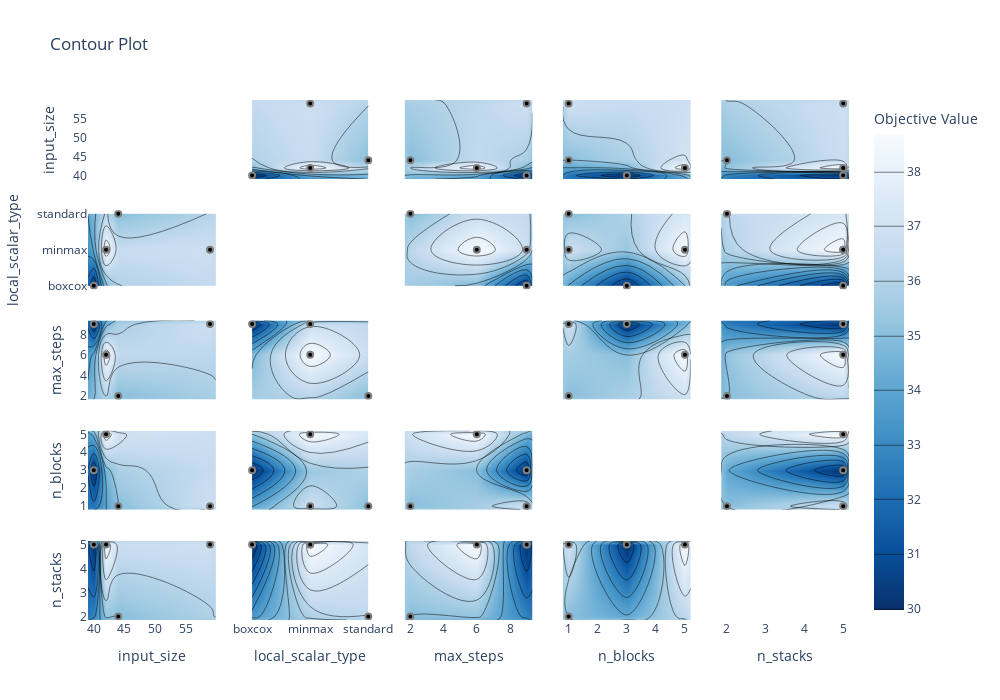

Notebook code for this chart:
### Markdown cell above
#### Plots

### Code cell
# NBEATS_W.sort_values(by=['mape','smape'])
print(f"Best trial: {study_nbeats.best_trial.params}")
fig = optuna.visualization.plot_contour(study_nbeats, params=['input_size','n_stacks','n_blocks','max_steps','local_scalar_type'])
fig.update_layout({'height':700, 'width':1000, 'plot_bgcolor':'white'})
fig.show()

### Figure 1 — Plotly figure (JSON) as saved in the notebook; plotly's stock layout.template omitted (floating-point values rounded to 4 significant figures)
{"data": [{"type": "scatter", "xaxis": "x", "yaxis": "y"}, {"colorbar": {"title": {"text": "Objective Value"}}, "colorscale": [[0, "rgb(247,251,255)"], [0.125, "rgb(222,235,247)"], [0.25, "rgb(198,219,239)"], [0.375, "rgb(158,202,225)"], [0.5, "rgb(107,174,214)"], [0.625, "rgb(66,146,198)"], [0.75, "rgb(33,113,181)"], [0.875, "rgb(8,81,156)"], [1, "rgb(8,48,107)"]], "connectgaps": true, "contours": {"coloring": "heatmap"}, "hoverinfo": "none", "line": {"smoothing": 1.3}, "reversescale": true, "showscale": true, "type": "contour", "x": [39.05, 40, 42, 44, 59, 59.95], "xaxis": "x6", "y": ["boxcox", "minmax", "standard"], "yaxis": "y6", "z": [[null, 29.98, null, null, null, null], [null, null, 38.69, null, 36.85, null], [null, null, null, 34.99, null, null]]}, {"marker": {"color": "black", "line": {"color": "Gray", "width": 2}}, "mode": "markers", "name": "Feasible Trial", "showlegend": false, "type": "scatter", "x": [40, 42, 44, 59], "xaxis": "x6", "y": ["boxcox", "minmax", "standard", "minmax"], "yaxis": "y6"}, {"colorbar": {"title": {"text": "Objective Value"}}, "colorscale": [[0, "rgb(247,251,255)"], [0.125, "rgb(222,235,247)"], [0.25, "rgb(198,219,239)"], [0.375, "rgb(158,202,225)"], [0.5, "rgb(107,174,214)"], [0.625, "rgb(66,146,198)"], [0.75, "rgb(33,113,181)"], [0.875, "rgb(8,81,156)"], [1, "rgb(8,48,107)"]], "connectgaps": true, "contours": {"coloring": "heatmap"}, "hoverinfo": "none", "line": {"smoothing": 1.3}, "reversescale": true, "showscale": false, "type": "contour", "x": [39.05, 40, 42, 44, 59, 59.95], "xaxis": "x11", "y": [1.65, 2, 6, 9, 9.35], "yaxis": "y11", "z": [[null, null, null, null, null, null], [null, null, null, 34.99, null, null], [null, null, 38.69, null, null, null], [null, 29.98, null, null, 36.85, null], [null, null, null, null, null, null]]}, {"marker": {"color": "black", "line": {"color": "Gray", "width": 2}}, "mode": "markers", "name": "Feasible Trial", "showlegend": false, "type": "scatter", "x": [40, 42, 44, 59], "xaxis": "x11", "y": [9, 6, 2, 9], "yaxis": "y11"}, {"colorbar": {"title": {"text": "Objective Value"}}, "colorscale": [[0, "rgb(247,251,255)"], [0.125, "rgb(222,235,247)"], [0.25, "rgb(198,219,239)"], [0.375, "rgb(158,202,225)"], [0.5, "rgb(107,174,214)"], [0.625, "rgb(66,146,198)"], [0.75, "rgb(33,113,181)"], [0.875, "rgb(8,81,156)"], [1, "rgb(8,48,107)"]], "connectgaps": true, "contours": {"coloring": "heatmap"}, "hoverinfo": "none", "line": {"smoothing": 1.3}, "reversescale": true, "showscale": false, "type": "contour", "x": [39.05, 40, 42, 44, 59, 59.95], "xaxis": "x16", "y": [0.8, 1, 3, 5, 5.2], "yaxis": "y16", "z": [[null, null, null, null, null, null], [null, null, null, 34.99, 36.85, null], [null, 29.98, null, null, null, null], [null, null, 38.69, null, null, null], [null, null, null, null, null, null]]}, {"marker": {"color": "black", "line": {"color": "Gray", "width": 2}}, "mode": "markers", "name": "Feasible Trial", "showlegend": false, "type": "scatter", "x": [40, 42, 44, 59], "xaxis": "x16", "y": [3, 5, 1, 1], "yaxis": "y16"}, {"colorbar": {"title": {"text": "Objective Value"}}, "colorscale": [[0, "rgb(247,251,255)"], [0.125, "rgb(222,235,247)"], [0.25, "rgb(198,219,239)"], [0.375, "rgb(158,202,225)"], [0.5, "rgb(107,174,214)"], [0.625, "rgb(66,146,198)"], [0.75, "rgb(33,113,181)"], [0.875, "rgb(8,81,156)"], [1, "rgb(8,48,107)"]], "connectgaps": true, "contours": {"coloring": "heatmap"}, "hoverinfo": "none", "line": {"smoothing": 1.3}, "reversescale": true, "showscale": false, "type": "contour", "x": [39.05, 40, 42, 44, 59, 59.95], "xaxis": "x21", "y": [1.85, 2, 5, 5.15], "yaxis": "y21", "z": [[null, null, null, null, null, null], [null, null, null, 34.99, null, null], [null, 29.98, 38.69, null, 36.85, null], [null, null, null, null, null, null]]}, {"marker": {"color": "black", "line": {"color": "Gray", "width": 2}}, "mode": "markers", "name": "Feasible Trial", "showlegend": false, "type": "scatter", "x": [40, 42, 44, 59], "xaxis": "x21", "y": [5, 5, 2, 5], "yaxis": "y21"}, {"colorbar": {"title": {"text": "Objective Value"}}, "colorscale": [[0, "rgb(247,251,255)"], [0.125, "rgb(222,235,247)"], [0.25, "rgb(198,219,239)"], [0.375, "rgb(158,202,225)"], [0.5, "rgb(107,174,214)"], [0.625, "rgb(66,146,198)"], [0.75, "rgb(33,113,181)"], [0.875, "rgb(8,81,156)"], [1, "rgb(8,48,107)"]], "connectgaps": true, "contours": {"coloring": "heatmap"}, "hoverinfo": "none", "line": {"smoothing": 1.3}, "reversescale": true, "showscale": false, "type": "contour", "x": ["boxcox", "minmax", "standard"], "xaxis": "x2", "y": [39.05, 40, 42, 44, 59, 59.95], "yaxis": "y2", "z": [[null, null, null], [29.98, null, null], [null, 38.69, null], [null, null, 34.99], [null, 36.85, null], [null, null, null]]}, {"marker": {"color": "black", "line": {"color": "Gray", "width": 2}}, "mode": "markers", "name": "Feasible Trial", "showlegend": false, "type": "scatter", "x": ["boxcox", "minmax", "standard", "minmax"], "xaxis": "x2", "y": [40, 42, 44, 59], "yaxis": "y2"}, {"type": "scatter", "xaxis": "x7", "yaxis": "y7"}, {"colorbar": {"title": {"text": "Objective Value"}}, "colorscale": [[0, "rgb(247,251,255)"], [0.125, "rgb(222,235,247)"], [0.25, "rgb(198,219,239)"], [0.375, "rgb(158,202,225)"], [0.5, "rgb(107,174,214)"], [0.625, "rgb(66,146,198)"], [0.75, "rgb(33,113,181)"], [0.875, "rgb(8,81,156)"], [1, "rgb(8,48,107)"]], "connectgaps": true, "contours": {"coloring": "heatmap"}, "hoverinfo": "none", "line": {"smoothing": 1.3}, "reversescale": true, "showscale": false, "type": "contour", "x": ["boxcox", "minmax", "standard"], "xaxis": "x12", "y": [1.65, 2, 6, 9, 9.35], "yaxis": "y12", "z": [[null, null, null], [null, null, 34.99], [null, 38.69, null], [29.98, 36.85, null], [null, null, null]]}, {"marker": {"color": "black", "line": {"color": "Gray", "width": 2}}, "mode": "markers", "name": "Feasible Trial", "showlegend": false, "type": "scatter", "x": ["boxcox", "minmax", "standard", "minmax"], "xaxis": "x12", "y": [9, 6, 2, 9], "yaxis": "y12"}, {"colorbar": {"title": {"text": "Objective Value"}}, "colorscale": [[0, "rgb(247,251,255)"], [0.125, "rgb(222,235,247)"], [0.25, "rgb(198,219,239)"], [0.375, "rgb(158,202,225)"], [0.5, "rgb(107,174,214)"], [0.625, "rgb(66,146,198)"], [0.75, "rgb(33,113,181)"], [0.875, "rgb(8,81,156)"], [1, "rgb(8,48,107)"]], "connectgaps": true, "contours": {"coloring": "heatmap"}, "hoverinfo": "none", "line": {"smoothing": 1.3}, "reversescale": true, "showscale": false, "type": "contour", "x": ["boxcox", "minmax", "standard"], "xaxis": "x17", "y": [0.8, 1, 3, 5, 5.2], "yaxis": "y17", "z": [[null, null, null], [null, 36.85, 34.99], [29.98, null, null], [null, 38.69, null], [null, null, null]]}, {"marker": {"color": "black", "line": {"color": "Gray", "width": 2}}, "mode": "markers", "name": "Feasible Trial", "showlegend": false, "type": "scatter", "x": ["boxcox", "minmax", "standard", "minmax"], "xaxis": "x17", "y": [3, 5, 1, 1], "yaxis": "y17"}, {"colorbar": {"title": {"text": "Objective Value"}}, "colorscale": [[0, "rgb(247,251,255)"], [0.125, "rgb(222,235,247)"], [0.25, "rgb(198,219,239)"], [0.375, "rgb(158,202,225)"], [0.5, "rgb(107,174,214)"], [0.625, "rgb(66,146,198)"], [0.75, "rgb(33,113,181)"], [0.875, "rgb(8,81,156)"], [1, "rgb(8,48,107)"]], "connectgaps": true, "contours": {"coloring": "heatmap"}, "hoverinfo": "none", "line": {"smoothing": 1.3}, "reversescale": true, "showscale": false, "type": "contour", "x": ["boxcox", "minmax", "standard"], "xaxis": "x22", "y": [1.85, 2, 5, 5.15], "yaxis": "y22", "z": [[null, null, null], [null, null, 34.99], [29.98, 36.85, null], [null, null, null]]}, {"marker": {"color": "black", "line": {"color": "Gray", "width": 2}}, "mode": "markers", "name": "Feasible Trial", "showlegend": false, "type": "scatter", "x": ["boxcox", "minmax", "standard", "minmax"], "xaxis": "x22", "y": [5, 5, 2, 5], "yaxis": "y22"}, {"colorbar": {"title": {"text": "Objective Value"}}, "colorscale": [[0, "rgb(247,251,255)"], [0.125, "rgb(222,235,247)"], [0.25, "rgb(198,219,239)"], [0.375, "rgb(158,202,225)"], [0.5, "rgb(107,174,214)"], [0.625, "rgb(66,146,198)"], [0.75, "rgb(33,113,181)"], [0.875, "rgb(8,81,156)"], [1, "rgb(8,48,107)"]], "connectgaps": true, "contours": {"coloring": "heatmap"}, "hoverinfo": "none", "line": {"smoothing": 1.3}, "reversescale": true, "showscale": false, "type": "contour", "x": [1.65, 2, 6, 9, 9.35], "xaxis": "x3", "y": [39.05, 40, 42, 44, 59, 59.95], "yaxis": "y3", "z": [[null, null, null, null, null], [null, null, null, 29.98, null], [null, null, 38.69, null, null], [null, 34.99, null, null, null], [null, null, null, 36.85, null], [null, null, null, null, null]]}, {"marker": {"color": "black", "line": {"color": "Gray", "width": 2}}, "mode": "markers", "name": "Feasible Trial", "showlegend": false, "type": "scatter", "x": [9, 6, 2, 9], "xaxis": "x3", "y": [40, 42, 44, 59], "yaxis": "y3"}, {"colorbar": {"title": {"text": "Objective Value"}}, "colorscale": [[0, "rgb(247,251,255)"], [0.125, "rgb(222,235,247)"], [0.25, "rgb(198,219,239)"], [0.375, "rgb(158,202,225)"], [0.5, "rgb(107,174,214)"], [0.625, "rgb(66,146,198)"], [0.75, "rgb(33,113,181)"], [0.875, "rgb(8,81,156)"], [1, "rgb(8,48,107)"]], "connectgaps": true, "contours": {"coloring": "heatmap"}, "hoverinfo": "none", "line": {"smoothing": 1.3}, "reversescale": true, "showscale": false, "type": "contour", "x": [1.65, 2, 6, 9, 9.35], "xaxis": "x8", "y": ["boxcox", "minmax", "standard"], "yaxis": "y8", "z": [[null, null, null, 29.98, null], [null, null, 38.69, 36.85, null], [null, 34.99, null, null, null]]}, {"marker": {"color": "black", "line": {"color": "Gray", "width": 2}}, "mode": "markers", "name": "Feasible Trial", "showlegend": false, "type": "scatter", "x": [9, 6, 2, 9], "xaxis": "x8", "y": ["boxcox", "minmax", "standard", "minmax"], "yaxis": "y8"}, {"type": "scatter", "xaxis": "x13", "yaxis": "y13"}, {"colorbar": {"title": {"text": "Objective Value"}}, "colorscale": [[0, "rgb(247,251,255)"], [0.125, "rgb(222,235,247)"], [0.25, "rgb(198,219,239)"], [0.375, "rgb(158,202,225)"], [0.5, "rgb(107,174,214)"], [0.625, "rgb(66,146,198)"], [0.75, "rgb(33,113,181)"], [0.875, "rgb(8,81,156)"], [1, "rgb(8,48,107)"]], "connectgaps": true, "contours": {"coloring": "heatmap"}, "hoverinfo": "none", "line": {"smoothing": 1.3}, "reversescale": true, "showscale": false, "type": "contour", "x": [1.65, 2, 6, 9, 9.35], "xaxis": "x18", "y": [0.8, 1, 3, 5, 5.2], "yaxis": "y18", "z": [[null, null, null, null, null], [null, 34.99, null, 36.85, null], [null, null, null, 29.98, null], [null, null, 38.69, null, null], [null, null, null, null, null]]}, {"marker": {"color": "black", "line": {"color": "Gray", "width": 2}}, "mode": "markers", "name": "Feasible Trial", "showlegend": false, "type": "scatter", "x": [9, 6, 2, 9], "xaxis": "x18", "y": [3, 5, 1, 1], "yaxis": "y18"}, {"colorbar": {"title": {"text": "Objective Value"}}, "colorscale": [[0, "rgb(247,251,255)"], [0.125, "rgb(222,235,247)"], [0.25, "rgb(198,219,239)"], [0.375, "rgb(158,202,225)"], [0.5, "rgb(107,174,214)"], [0.625, "rgb(66,146,198)"], [0.75, "rgb(33,113,181)"], [0.875, "rgb(8,81,156)"], [1, "rgb(8,48,107)"]], "connectgaps": true, "contours": {"coloring": "heatmap"}, "hoverinfo": "none", "line": {"smoothing": 1.3}, "reversescale": true, "showscale": false, "type": "contour", "x": [1.65, 2, 6, 9, 9.35], "xaxis": "x23", "y": [1.85, 2, 5, 5.15], "yaxis": "y23", "z": [[null, null, null, null, null], [null, 34.99, null, null, null], [null, null, 38.69, 29.98, null], [null, null, null, null, null]]}, {"marker": {"color": "black", "line": {"color": "Gray", "width": 2}}, "mode": "markers", "name": "Feasible Trial", "showlegend": false, "type": "scatter", "x": [9, 6, 2, 9], "xaxis": "x23", "y": [5, 5, 2, 5], "yaxis": "y23"}, {"colorbar": {"title": {"text": "Objective Value"}}, "colorscale": [[0, "rgb(247,251,255)"], [0.125, "rgb(222,235,247)"], [0.25, "rgb(198,219,239)"], [0.375, "rgb(158,202,225)"], [0.5, "rgb(107,174,214)"], [0.625, "rgb(66,146,198)"], [0.75, "rgb(33,113,181)"], [0.875, "rgb(8,81,156)"], [1, "rgb(8,48,107)"]], "connectgaps": true, "contours": {"coloring": "heatmap"}, "hoverinfo": "none", "line": {"smoothing": 1.3}, "reversescale": true, "showscale": false, "type": "contour", "x": [0.8, 1, 3, 5, 5.2], "xaxis": "x4", "y": [39.05, 40, 42, 44, 59, 59.95], "yaxis": "y4", "z": [[null, null, null, null, null], [null, null, 29.98, null, null], [null, null, null, 38.69, null], [null, 34.99, null, null, null], [null, 36.85, null, null, null], [null, null, null, null, null]]}, {"marker": {"color": "black", "line": {"color": "Gray", "width": 2}}, "mode": "markers", "name": "Feasible Trial", "showlegend": false, "type": "scatter", "x": [3, 5, 1, 1], "xaxis": "x4", "y": [40, 42, 44, 59], "yaxis": "y4"}, {"colorbar": {"title": {"text": "Objective Value"}}, "colorscale": [[0, "rgb(247,251,255)"], [0.125, "rgb(222,235,247)"], [0.25, "rgb(198,219,239)"], [0.375, "rgb(158,202,225)"], [0.5, "rgb(107,174,214)"], [0.625, "rgb(66,146,198)"], [0.75, "rgb(33,113,181)"], [0.875, "rgb(8,81,156)"], [1, "rgb(8,48,107)"]], "connectgaps": true, "contours": {"coloring": "heatmap"}, "hoverinfo": "none", "line": {"smoothing": 1.3}, "reversescale": true, "showscale": false, "type": "contour", "x": [0.8, 1, 3, 5, 5.2], "xaxis": "x9", "y": ["boxcox", "minmax", "standard"], "yaxis": "y9", "z": [[null, null, 29.98, null, null], [null, 36.85, null, 38.69, null], [null, 34.99, null, null, null]]}, {"marker": {"color": "black", "line": {"color": "Gray", "width": 2}}, "mode": "markers", "name": "Feasible Trial", "showlegend": false, "type": "scatter", "x": [3, 5, 1, 1], "xaxis": "x9", "y": ["boxcox", "minmax", "standard", "minmax"], "yaxis": "y9"}, {"colorbar": {"title": {"text": "Objective Value"}}, "colorscale": [[0, "rgb(247,251,255)"], [0.125, "rgb(222,235,247)"], [0.25, "rgb(198,219,239)"], [0.375, "rgb(158,202,225)"], [0.5, "rgb(107,174,214)"], [0.625, "rgb(66,146,198)"], [0.75, "rgb(33,113,181)"], [0.875, "rgb(8,81,156)"], [1, "rgb(8,48,107)"]], "connectgaps": true, "contours": {"coloring": "heatmap"}, "hoverinfo": "none", "line": {"smoothing": 1.3}, "reversescale": true, "showscale": false, "type": "contour", "x": [0.8, 1, 3, 5, 5.2], "xaxis": "x14", "y": [1.65, 2, 6, 9, 9.35], "yaxis": "y14", "z": [[null, null, null, null, null], [null, 34.99, null, null, null], [null, null, null, 38.69, null], [null, 36.85, 29.98, null, null], [null, null, null, null, null]]}, {"marker": {"color": "black", "line": {"color": "Gray", "width": 2}}, "mode": "markers", "name": "Feasible Trial", "showlegend": false, "type": "scatter", "x": [3, 5, 1, 1], "xaxis": "x14", "y": [9, 6, 2, 9], "yaxis": "y14"}, {"type": "scatter", "xaxis": "x19", "yaxis": "y19"}, {"colorbar": {"title": {"text": "Objective Value"}}, "colorscale": [[0, "rgb(247,251,255)"], [0.125, "rgb(222,235,247)"], [0.25, "rgb(198,219,239)"], [0.375, "rgb(158,202,225)"], [0.5, "rgb(107,174,214)"], [0.625, "rgb(66,146,198)"], [0.75, "rgb(33,113,181)"], [0.875, "rgb(8,81,156)"], [1, "rgb(8,48,107)"]], "connectgaps": true, "contours": {"coloring": "heatmap"}, "hoverinfo": "none", "line": {"smoothing": 1.3}, "reversescale": true, "showscale": false, "type": "contour", "x": [0.8, 1, 3, 5, 5.2], "xaxis": "x24", "y": [1.85, 2, 5, 5.15], "yaxis": "y24", "z": [[null, null, null, null, null], [null, 34.99, null, null, null], [null, 36.85, 29.98, 38.69, null], [null, null, null, null, null]]}, {"marker": {"color": "black", "line": {"color": "Gray", "width": 2}}, "mode": "markers", "name": "Feasible Trial", "showlegend": false, "type": "scatter", "x": [3, 5, 1, 1], "xaxis": "x24", "y": [5, 5, 2, 5], "yaxis": "y24"}, {"colorbar": {"title": {"text": "Objective Value"}}, "colorscale": [[0, "rgb(247,251,255)"], [0.125, "rgb(222,235,247)"], [0.25, "rgb(198,219,239)"], [0.375, "rgb(158,202,225)"], [0.5, "rgb(107,174,214)"], [0.625, "rgb(66,146,198)"], [0.75, "rgb(33,113,181)"], [0.875, "rgb(8,81,156)"], [1, "rgb(8,48,107)"]], "connectgaps": true, "contours": {"coloring": "heatmap"}, "hoverinfo": "none", "line": {"smoothing": 1.3}, "reversescale": true, "showscale": false, "type": "contour", "x": [1.85, 2, 5, 5.15], "xaxis": "x5", "y": [39.05, 40, 42, 44, 59, 59.95], "yaxis": "y5", "z": [[null, null, null, null], [null, null, 29.98, null], [null, null, 38.69, null], [null, 34.99, null, null], [null, null, 36.85, null], [null, null, null, null]]}, {"marker": {"color": "black", "line": {"color": "Gray", "width": 2}}, "mode": "markers", "name": "Feasible Trial", "showlegend": false, "type": "scatter", "x": [5, 5, 2, 5], "xaxis": "x5", "y": [40, 42, 44, 59], "yaxis": "y5"}, {"colorbar": {"title": {"text": "Objective Value"}}, "colorscale": [[0, "rgb(247,251,255)"], [0.125, "rgb(222,235,247)"], [0.25, "rgb(198,219,239)"], [0.375, "rgb(158,202,225)"], [0.5, "rgb(107,174,214)"], [0.625, "rgb(66,146,198)"], [0.75, "rgb(33,113,181)"], [0.875, "rgb(8,81,156)"], [1, "rgb(8,48,107)"]], "connectgaps": true, "contours": {"coloring": "heatmap"}, "hoverinfo": "none", "line": {"smoothing": 1.3}, "reversescale": true, "showscale": false, "type": "contour", "x": [1.85, 2, 5, 5.15], "xaxis": "x10", "y": ["boxcox", "minmax", "standard"], "yaxis": "y10", "z": [[null, null, 29.98, null], [null, null, 36.85, null], [null, 34.99, null, null]]}, {"marker": {"color": "black", "line": {"color": "Gray", "width": 2}}, "mode": "markers", "name": "Feasible Trial", "showlegend": false, "type": "scatter", "x": [5, 5, 2, 5], "xaxis": "x10", "y": ["boxcox", "minmax", "standard", "minmax"], "yaxis": "y10"}, {"colorbar": {"title": {"text": "Objective Value"}}, "colorscale": [[0, "rgb(247,251,255)"], [0.125, "rgb(222,235,247)"], [0.25, "rgb(198,219,239)"], [0.375, "rgb(158,202,225)"], [0.5, "rgb(107,174,214)"], [0.625, "rgb(66,146,198)"], [0.75, "rgb(33,113,181)"], [0.875, "rgb(8,81,156)"], [1, "rgb(8,48,107)"]], "connectgaps": true, "contours": {"coloring": "heatmap"}, "hoverinfo": "none", "line": {"smoothing": 1.3}, "reversescale": true, "showscale": false, "type": "contour", "x": [1.85, 2, 5, 5.15], "xaxis": "x15", "y": [1.65, 2, 6, 9, 9.35], "yaxis": "y15", "z": [[null, null, null, null], [null, 34.99, null, null], [null, null, 38.69, null], [null, null, 29.98, null], [null, null, null, null]]}, {"marker": {"color": "black", "line": {"color": "Gray", "width": 2}}, "mode": "markers", "name": "Feasible Trial", "showlegend": false, "type": "scatter", "x": [5, 5, 2, 5], "xaxis": "x15", "y": [9, 6, 2, 9], "yaxis": "y15"}, {"colorbar": {"title": {"text": "Objective Value"}}, "colorscale": [[0, "rgb(247,251,255)"], [0.125, "rgb(222,235,247)"], [0.25, "rgb(198,219,239)"], [0.375, "rgb(158,202,225)"], [0.5, "rgb(107,174,214)"], [0.625, "rgb(66,146,198)"], [0.75, "rgb(33,113,181)"], [0.875, "rgb(8,81,156)"], [1, "rgb(8,48,107)"]], "connectgaps": true, "contours": {"coloring": "heatmap"}, "hoverinfo": "none", "line": {"smoothing": 1.3}, "reversescale": true, "showscale": false, "type": "contour", "x": [1.85, 2, 5, 5.15], "xaxis": "x20", "y": [0.8, 1, 3, 5, 5.2], "yaxis": "y20", "z": [[null, null, null, null], [null, 34.99, 36.85, null], [null, null, 29.98, null], [null, null, 38.69, null], [null, null, null, null]]}, {"marker": {"color": "black", "line": {"color": "Gray", "width": 2}}, "mode": "markers", "name": "Feasible Trial", "showlegend": false, "type": "scatter", "x": [5, 5, 2, 5], "xaxis": "x20", "y": [3, 5, 1, 1], "yaxis": "y20"}, {"type": "scatter", "xaxis": "x25", "yaxis": "y25"}], "layout": {"height": 700, "plot_bgcolor": "white", "title": {"text": "Contour Plot"}, "width": 1000, "xaxis": {"anchor": "y", "domain": [0, 0.168], "matches": "x21", "range": [39.05, 59.95], "showticklabels": false}, "xaxis10": {"anchor": "y10", "domain": [0.832, 1], "matches": "x25", "range": [1.85, 5.15], "showticklabels": false}, "xaxis11": {"anchor": "y11", "domain": [0, 0.168], "matches": "x21", "range": [39.05, 59.95], "showticklabels": false}, "xaxis12": {"anchor": "y12", "domain": [0.208, 0.376], "matches": "x22", "range": [-0.1, 2.1], "showticklabels": false, "type": "category"}, "xaxis13": {"anchor": "y13", "domain": [0.416, 0.584], "matches": "x23", "range": [1.65, 9.35], "showticklabels": false}, "xaxis14": {"anchor": "y14", "domain": [0.624, 0.792], "matches": "x24", "range": [0.8, 5.2], "showticklabels": false}, "xaxis15": {"anchor": "y15", "domain": [0.832, 1], "matches": "x25", "range": [1.85, 5.15], "showticklabels": false}, "xaxis16": {"anchor": "y16", "domain": [0, 0.168], "matches": "x21", "range": [39.05, 59.95], "showticklabels": false}, "xaxis17": {"anchor": "y17", "domain": [0.208, 0.376], "matches": "x22", "range": [-0.1, 2.1], "showticklabels": false, "type": "category"}, "xaxis18": {"anchor": "y18", "domain": [0.416, 0.584], "matches": "x23", "range": [1.65, 9.35], "showticklabels": false}, "xaxis19": {"anchor": "y19", "domain": [0.624, 0.792], "matches": "x24", "range": [0.8, 5.2], "showticklabels": false}, "xaxis2": {"anchor": "y2", "domain": [0.208, 0.376], "matches": "x22", "range": [-0.1, 2.1], "showticklabels": false, "type": "category"}, "xaxis20": {"anchor": "y20", "domain": [0.832, 1], "matches": "x25", "range": [1.85, 5.15], "showticklabels": false}, "xaxis21": {"anchor": "y21", "domain": [0, 0.168], "range": [39.05, 59.95], "title": {"text": "input_size"}}, "xaxis22": {"anchor": "y22", "domain": [0.208, 0.376], "range": [-0.1, 2.1], "title": {"text": "local_scalar_type"}, "type": "category"}, "xaxis23": {"anchor": "y23", "domain": [0.416, 0.584], "range": [1.65, 9.35], "title": {"text": "max_steps"}}, "xaxis24": {"anchor": "y24", "domain": [0.624, 0.792], "range": [0.8, 5.2], "title": {"text": "n_blocks"}}, "xaxis25": {"anchor": "y25", "domain": [0.832, 1], "range": [1.85, 5.15], "title": {"text": "n_stacks"}}, "xaxis3": {"anchor": "y3", "domain": [0.416, 0.584], "matches": "x23", "range": [1.65, 9.35], "showticklabels": false}, "xaxis4": {"anchor": "y4", "domain": [0.624, 0.792], "matches": "x24", "range": [0.8, 5.2], "showticklabels": false}, "xaxis5": {"anchor": "y5", "domain": [0.832, 1], "matches": "x25", "range": [1.85, 5.15], "showticklabels": false}, "xaxis6": {"anchor": "y6", "domain": [0, 0.168], "matches": "x21", "range": [39.05, 59.95], "showticklabels": false}, "xaxis7": {"anchor": "y7", "domain": [0.208, 0.376], "matches": "x22", "range": [-0.1, 2.1], "showticklabels": false, "type": "category"}, "xaxis8": {"anchor": "y8", "domain": [0.416, 0.584], "matches": "x23", "range": [1.65, 9.35], "showticklabels": false}, "xaxis9": {"anchor": "y9", "domain": [0.624, 0.792], "matches": "x24", "range": [0.8, 5.2], "showticklabels": false}, "yaxis": {"anchor": "x", "domain": [0.848, 1], "range": [39.05, 59.95], "title": {"text": "input_size"}}, "yaxis10": {"anchor": "x10", "domain": [0.636, 0.788], "matches": "y6", "range": [-0.1, 2.1], "showticklabels": false, "type": "category"}, "yaxis11": {"anchor": "x11", "domain": [0.424, 0.576], "range": [1.65, 9.35], "title": {"text": "max_steps"}}, "yaxis12": {"anchor": "x12", "domain": [0.424, 0.576], "matches": "y11", "range": [1.65, 9.35], "showticklabels": false}, "yaxis13": {"anchor": "x13", "domain": [0.424, 0.576], "matches": "y11", "range": [1.65, 9.35], "showticklabels": false}, "yaxis14": {"anchor": "x14", "domain": [0.424, 0.576], "matches": "y11", "range": [1.65, 9.35], "showticklabels": false}, "yaxis15": {"anchor": "x15", "domain": [0.424, 0.576], "matches": "y11", "range": [1.65, 9.35], "showticklabels": false}, "yaxis16": {"anchor": "x16", "domain": [0.212, 0.364], "range": [0.8, 5.2], "title": {"text": "n_blocks"}}, "yaxis17": {"anchor": "x17", "domain": [0.212, 0.364], "matches": "y16", "range": [0.8, 5.2], "showticklabels": false}, "yaxis18": {"anchor": "x18", "domain": [0.212, 0.364], "matches": "y16", "range": [0.8, 5.2], "showticklabels": false}, "yaxis19": {"anchor": "x19", "domain": [0.212, 0.364], "matches": "y16", "range": [0.8, 5.2], "showticklabels": false}, "yaxis2": {"anchor": "x2", "domain": [0.848, 1], "matches": "y", "range": [39.05, 59.95], "showticklabels": false}, "yaxis20": {"anchor": "x20", "domain": [0.212, 0.364], "matches": "y16", "range": [0.8, 5.2], "showticklabels": false}, "yaxis21": {"anchor": "x21", "domain": [0, 0.152], "range": [1.85, 5.15], "title": {"text": "n_stacks"}}, "yaxis22": {"anchor": "x22", "domain": [0, 0.152], "matches": "y21", "range": [1.85, 5.15], "showticklabels": false}, "yaxis23": {"anchor": "x23", "domain": [0, 0.152], "matches": "y21", "range": [1.85, 5.15], "showticklabels": false}, "yaxis24": {"anchor": "x24", "domain": [0, 0.152], "matches": "y21", "range": [1.85, 5.15], "showticklabels": false}, "yaxis25": {"anchor": "x25", "domain": [0, 0.152], "matches": "y21", "range": [1.85, 5.15], "showticklabels": false}, "yaxis3": {"anchor": "x3", "domain": [0.848, 1], "matches": "y", "range": [39.05, 59.95], "showticklabels": false}, "yaxis4": {"anchor": "x4", "domain": [0.848, 1], "matches": "y", "range": [39.05, 59.95], "showticklabels": false}, "yaxis5": {"anchor": "x5", "domain": [0.848, 1], "matches": "y", "range": [39.05, 59.95], "showticklabels": false}, "yaxis6": {"anchor": "x6", "domain": [0.636, 0.788], "range": [-0.1, 2.1], "title": {"text": "local_scalar_type"}, "type": "category"}, "yaxis7": {"anchor": "x7", "domain": [0.636, 0.788], "matches": "y6", "range": [-0.1, 2.1], "showticklabels": false, "type": "category"}, "yaxis8": {"anchor": "x8", "domain": [0.636, 0.788], "matches": "y6", "range": [-0.1, 2.1], "showticklabels": false, "type": "category"}, "yaxis9": {"anchor": "x9", "domain": [0.636, 0.788], "matches": "y6", "range": [-0.1, 2.1], "showticklabels": false, "type": "category"}}}
